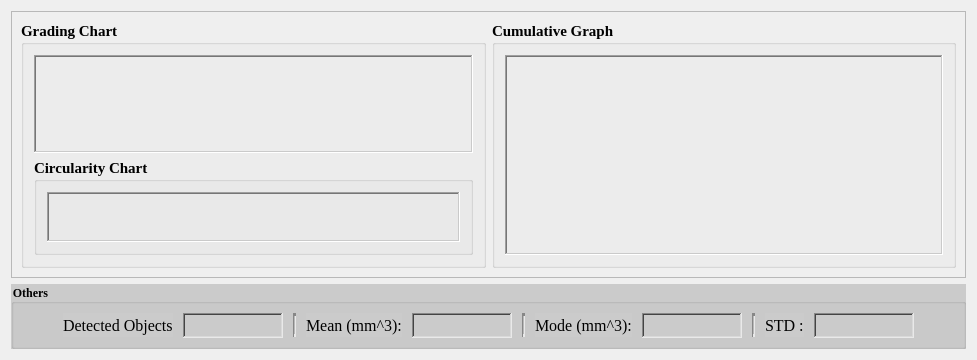
                          <widget class="QWidget" name="tab_2">
                           <property name="toolTip">
                            <string>&lt;html&gt;&lt;head/&gt;&lt;body&gt;&lt;p&gt;Grading Charts&lt;/p&gt;&lt;/body&gt;&lt;/html&gt;</string>
                           </property>
                           <attribute name="title">
                            <string>Grading Charts</string>
                           </attribute>
                           <layout class="QVBoxLayout" name="verticalLayout_21">
                            <item>
                             <widget class="QFrame" name="frame_6">
                              <property name="frameShape">
                               <enum>QFrame::StyledPanel</enum>
                              </property>
                              <property name="frameShadow">
                               <enum>QFrame::Raised</enum>
                              </property>
                              <layout class="QHBoxLayout" name="horizontalLayout_21">
                               <item>
                                <widget class="QGroupBox" name="grad_chart">
                                 <property name="minimumSize">
                                  <size>
                                   <width>0</width>
                                   <height>0</height>
                                  </size>
                                 </property>
                                 <property name="font">
                                  <font>
                                   <family>Times New Roman</family>
                                   <pointsize>11</pointsize>
                                   <weight>75</weight>
                                   <bold>true</bold>
                                  </font>
                                 </property>
                                 <property name="title">
                                  <string>Grading Chart</string>
                                 </property>
                                 <layout class="QVBoxLayout" name="verticalLayout_18">
                                  <property name="spacing">
                                   <number>5</number>
                                  </property>
                                  <property name="leftMargin">
                                   <number>10</number>
                                  </property>
                                  <property name="topMargin">
                                   <number>10</number>
                                  </property>
                                  <property name="rightMargin">
                                   <number>10</number>
                                  </property>
                                  <property name="bottomMargin">
                                   <number>10</number>
                                  </property>
                                  <item>
                                   <widget class="QFrame" name="grad_chart_rep_fram">
                                    <property name="minimumSize">
                                     <size>
                                      <width>0</width>
                                      <height>0</height>
                                     </size>
                                    </property>
                                    <property name="font">
                                     <font>
                                      <family>Times New Roman</family>
                                     </font>
                                    </property>
                                    <property name="toolTip">
                                     <string>Grading Chart</string>
                                    </property>
                                    <property name="locale">
                                     <locale language="English" country="UnitedStates"/>
                                    </property>
                                    <property name="frameShape">
                                     <enum>QFrame::WinPanel</enum>
                                    </property>
                                    <property name="frameShadow">
                                     <enum>QFrame::Sunken</enum>
                                    </property>
                                   </widget>
                                  </item>
                                  <item>
                                   <layout class="QHBoxLayout" name="horizontalLayout_grading_percentages_report"/>
                                  </item>
                                  <item>
                                   <widget class="QGroupBox" name="circularity_chart_fram">
                                    <property name="minimumSize">
                                     <size>
                                      <width>0</width>
                                      <height>0</height>
                                     </size>
                                    </property>
                                    <property name="font">
                                     <font>
                                      <family>Times New Roman</family>
                                      <pointsize>11</pointsize>
                                      <weight>75</weight>
                                      <bold>true</bold>
                                     </font>
                                    </property>
                                    <property name="title">
                                     <string>Circularity Chart</string>
                                    </property>
                                    <layout class="QHBoxLayout" name="horizontalLayout_23">
                                     <property name="spacing">
                                      <number>5</number>
                                     </property>
                                     <property name="leftMargin">
                                      <number>10</number>
                                     </property>
                                     <property name="topMargin">
                                      <number>10</number>
                                     </property>
                                     <property name="rightMargin">
                                      <number>10</number>
                                     </property>
                                     <property name="bottomMargin">
                                      <number>10</number>
                                     </property>
                                     <item>
                                      <widget class="QFrame" name="circle_chart_rep_fram">
                                       <property name="minimumSize">
                                        <size>
                                         <width>0</width>
                                         <height>0</height>
                                        </size>
                                       </property>
                                       <property name="font">
                                        <font>
                                         <family>Times New Roman</family>
                                        </font>
                                       </property>
                                       <property name="toolTip">
                                        <string>&lt;html&gt;&lt;head/&gt;&lt;body&gt;&lt;p&gt;Circularity Chart&lt;/p&gt;&lt;/body&gt;&lt;/html&gt;</string>
                                       </property>
                                       <property name="locale">
                                        <locale language="English" country="UnitedStates"/>
                                       </property>
                                       <property name="frameShape">
                                        <enum>QFrame::WinPanel</enum>
                                       </property>
                                       <property name="frameShadow">
                                        <enum>QFrame::Sunken</enum>
                                       </property>
                                       <layout class="QVBoxLayout" name="verticalLayout_23">
                                        <property name="spacing">
                                         <number>10</number>
                                        </property>
                                        <property name="leftMargin">
                                         <number>10</number>
                                        </property>
                                        <property name="topMargin">
                                         <number>10</number>
                                        </property>
                                        <property name="rightMargin">
                                         <number>10</number>
                                        </property>
                                        <property name="bottomMargin">
                                         <number>10</number>
                                        </property>
                                       </layout>
                                      </widget>
                                     </item>
                                    </layout>
                                   </widget>
                                  </item>
                                  <item>
                                   <layout class="QHBoxLayout" name="horizontalLayout_cicularity_percentages_report"/>
                                  </item>
                                 </layout>
                                </widget>
                               </item>
                               <item>
                                <widget class="QFrame" name="frame_12">
                                 <property name="frameShape">
                                  <enum>QFrame::NoFrame</enum>
                                 </property>
                                 <property name="frameShadow">
                                  <enum>QFrame::Raised</enum>
                                 </property>
                                 <layout class="QVBoxLayout" name="verticalLayout_19">
                                  <property name="spacing">
                                   <number>5</number>
                                  </property>
                                  <property name="leftMargin">
                                   <number>0</number>
                                  </property>
                                  <property name="topMargin">
                                   <number>0</number>
                                  </property>
                                  <property name="rightMargin">
                                   <number>0</number>
                                  </property>
                                  <property name="bottomMargin">
                                   <number>0</number>
                                  </property>
                                  <item>
                                   <widget class="QGroupBox" name="circularity_chart_fram_2">
                                    <property name="minimumSize">
                                     <size>
                                      <width>0</width>
                                      <height>0</height>
                                     </size>
                                    </property>
                                    <property name="font">
                                     <font>
                                      <family>Times New Roman</family>
                                      <pointsize>11</pointsize>
                                      <weight>75</weight>
                                      <bold>true</bold>
                                     </font>
                                    </property>
                                    <property name="title">
                                     <string>Cumulative Graph</string>
                                    </property>
                                    <layout class="QHBoxLayout" name="horizontalLayout_29">
                                     <property name="spacing">
                                      <number>5</number>
                                     </property>
                                     <property name="leftMargin">
                                      <number>10</number>
                                     </property>
                                     <property name="topMargin">
                                      <number>10</number>
                                     </property>
                                     <property name="rightMargin">
                                      <number>10</number>
                                     </property>
                                     <property name="bottomMargin">
                                      <number>10</number>
                                     </property>
                                     <item>
                                      <widget class="QFrame" name="cumulative_chart_rep_fram">
                                       <property name="minimumSize">
                                        <size>
                                         <width>0</width>
                                         <height>200</height>
                                        </size>
                                       </property>
                                       <property name="font">
                                        <font>
                                         <family>Times New Roman</family>
                                        </font>
                                       </property>
                                       <property name="toolTip">
                                        <string>&lt;html&gt;&lt;head/&gt;&lt;body&gt;&lt;p&gt;Cumulative Chart&lt;/p&gt;&lt;/body&gt;&lt;/html&gt;</string>
                                       </property>
                                       <property name="locale">
                                        <locale language="English" country="UnitedStates"/>
                                       </property>
                                       <property name="frameShape">
                                        <enum>QFrame::WinPanel</enum>
                                       </property>
                                       <property name="frameShadow">
                                        <enum>QFrame::Sunken</enum>
                                       </property>
                                       <layout class="QVBoxLayout" name="verticalLayout_22">
                                        <property name="spacing">
                                         <number>10</number>
                                        </property>
                                        <property name="leftMargin">
                                         <number>10</number>
                                        </property>
                                        <property name="topMargin">
                                         <number>10</number>
                                        </property>
                                        <property name="rightMargin">
                                         <number>10</number>
                                        </property>
                                        <property name="bottomMargin">
                                         <number>10</number>
                                        </property>
                                       </layout>
                                      </widget>
                                     </item>
                                    </layout>
                                   </widget>
                                  </item>
                                 </layout>
                                </widget>
                               </item>
                              </layout>
                             </widget>
                            </item>
                            <item>
                             <widget class="QGroupBox" name="detect_object_rep">
                              <property name="minimumSize">
                               <size>
                                <width>0</width>
                                <height>0</height>
                               </size>
                              </property>
                              <property name="maximumSize">
                               <size>
                                <width>16777215</width>
                                <height>65</height>
                               </size>
                              </property>
                              <property name="font">
                               <font>
                                <family>Times New Roman</family>
                                <pointsize>9</pointsize>
                                <weight>75</weight>
                                <bold>true</bold>
                               </font>
                              </property>
                              <property name="styleSheet">
                               <string notr="true"> background: #CBCBCB;</string>
                              </property>
                              <property name="title">
                               <string>Others</string>
                              </property>
                              <layout class="QHBoxLayout" name="horizontalLayout_27">
                               <property name="spacing">
                                <number>10</number>
                               </property>
                               <item>
                                <spacer name="horizontalSpacer_9">
                                 <property name="orientation">
                                  <enum>Qt::Horizontal</enum>
                                 </property>
                                 <property name="sizeHint" stdset="0">
                                  <size>
                                   <width>40</width>
                                   <height>20</height>
                                  </size>
                                 </property>
                                </spacer>
                               </item>
                               <item>
                                <layout class="QHBoxLayout" name="horizontalLayout_47">
                                 <item>
                                  <widget class="QLabel" name="DetectObject_2">
                                   <property name="maximumSize">
                                    <size>
                                     <width>200</width>
                                     <height>30</height>
                                    </size>
                                   </property>
                                   <property name="font">
                                    <font>
                                     <family>Times New Roman</family>
                                     <pointsize>12</pointsize>
                                    </font>
                                   </property>
                                   <property name="text">
                                    <string>Detected Objects</string>
                                   </property>
                                  </widget>
                                 </item>
                                 <item>
                                  <widget class="QLabel" name="n_detected_objects_label_rep_2">
                                   <property name="minimumSize">
                                    <size>
                                     <width>100</width>
                                     <height>25</height>
                                    </size>
                                   </property>
                                   <property name="maximumSize">
                                    <size>
                                     <width>200</width>
                                     <height>35</height>
                                    </size>
                                   </property>
                                   <property name="font">
                                    <font>
                                     <family>Times New Roman</family>
                                     <pointsize>12</pointsize>
                                     <weight>75</weight>
                                     <bold>true</bold>
                                    </font>
                                   </property>
                                   <property name="toolTip">
                                    <string>&lt;html&gt;&lt;head/&gt;&lt;body&gt;&lt;p&gt;&lt;span style=&quot; font-weight:400;&quot;&gt;Detected Objects&lt;/span&gt;&lt;/p&gt;&lt;/body&gt;&lt;/html&gt;</string>
                                   </property>
                                   <property name="locale">
                                    <locale language="English" country="UnitedStates"/>
                                   </property>
                                   <property name="frameShape">
                                    <enum>QFrame::WinPanel</enum>
                                   </property>
                                   <property name="frameShadow">
                                    <enum>QFrame::Sunken</enum>
                                   </property>
                                   <property name="text">
                                    <string/>
                                   </property>
                                   <property name="alignment">
                                    <set>Qt::AlignCenter</set>
                                   </property>
                                  </widget>
                                 </item>
                                 <item>
                                  <widget class="Line" name="line_10">
                                   <property name="lineWidth">
                                    <number>3</number>
                                   </property>
                                   <property name="midLineWidth">
                                    <number>1</number>
                                   </property>
                                   <property name="orientation">
                                    <enum>Qt::Vertical</enum>
                                   </property>
                                  </widget>
                                 </item>
                                 <item>
                                  <widget class="QLabel" name="label_30">
                                   <property name="font">
                                    <font>
                                     <family>Times New Roman</family>
                                     <pointsize>12</pointsize>
                                    </font>
                                   </property>
                                   <property name="text">
                                    <string>Mean (mm^3):</string>
                                   </property>
                                  </widget>
                                 </item>
                                 <item>
                                  <widget class="QLabel" name="mean_label">
                                   <property name="minimumSize">
                                    <size>
                                     <width>100</width>
                                     <height>25</height>
                                    </size>
                                   </property>
                                   <property name="maximumSize">
                                    <size>
                                     <width>200</width>
                                     <height>35</height>
                                    </size>
                                   </property>
                                   <property name="font">
                                    <font>
                                     <family>Times New Roman</family>
                                     <pointsize>12</pointsize>
                                     <weight>75</weight>
                                     <bold>true</bold>
                                    </font>
                                   </property>
                                   <property name="mouseTracking">
                                    <bool>true</bool>
                                   </property>
                                   <property name="toolTip">
                                    <string>&lt;html&gt;&lt;head/&gt;&lt;body&gt;&lt;p&gt;&lt;span style=&quot; font-weight:400;&quot;&gt;All grain Mean&lt;/span&gt;&lt;/p&gt;&lt;/body&gt;&lt;/html&gt;</string>
                                   </property>
                                   <property name="frameShape">
                                    <enum>QFrame::WinPanel</enum>
                                   </property>
                                   <property name="frameShadow">
                                    <enum>QFrame::Sunken</enum>
                                   </property>
                                   <property name="text">
                                    <string>&lt;html&gt;&lt;head/&gt;&lt;body&gt;&lt;p align=&quot;center&quot;&gt;&lt;br/&gt;&lt;/p&gt;&lt;/body&gt;&lt;/html&gt;</string>
                                   </property>
                                   <property name="alignment">
                                    <set>Qt::AlignCenter</set>
                                   </property>
                                  </widget>
                                 </item>
                                 <item>
                                  <widget class="Line" name="line_6">
                                   <property name="lineWidth">
                                    <number>3</number>
                                   </property>
                                   <property name="midLineWidth">
                                    <number>1</number>
                                   </property>
                                   <property name="orientation">
                                    <enum>Qt::Vertical</enum>
                                   </property>
                                  </widget>
                                 </item>
                                 <item>
                                  <widget class="QLabel" name="label_32">
                                   <property name="font">
                                    <font>
                                     <family>Times New Roman</family>
                                     <pointsize>12</pointsize>
                                    </font>
                                   </property>
                                   <property name="text">
                                    <string>Mode (mm^3):</string>
                                   </property>
                                  </widget>
                                 </item>
                                 <item>
                                  <widget class="QLabel" name="mode_label">
                                   <property name="minimumSize">
                                    <size>
                                     <width>100</width>
                                     <height>25</height>
                                    </size>
                                   </property>
                                   <property name="maximumSize">
                                    <size>
                                     <width>200</width>
                                     <height>35</height>
                                    </size>
                                   </property>
                                   <property name="font">
                                    <font>
                                     <family>Times New Roman</family>
                                     <pointsize>12</pointsize>
                                     <weight>75</weight>
                                     <bold>true</bold>
                                    </font>
                                   </property>
                                   <property name="mouseTracking">
                                    <bool>true</bool>
                                   </property>
                                   <property name="toolTip">
                                    <string>&lt;html&gt;&lt;head/&gt;&lt;body&gt;&lt;p&gt;&lt;span style=&quot; font-weight:400;&quot;&gt;All grain Mod&lt;/span&gt;&lt;/p&gt;&lt;/body&gt;&lt;/html&gt;</string>
                                   </property>
                                   <property name="frameShape">
                                    <enum>QFrame::WinPanel</enum>
                                   </property>
                                   <property name="frameShadow">
                                    <enum>QFrame::Sunken</enum>
                                   </property>
                                   <property name="text">
                                    <string>&lt;html&gt;&lt;head/&gt;&lt;body&gt;&lt;p align=&quot;center&quot;&gt;&lt;br/&gt;&lt;/p&gt;&lt;/body&gt;&lt;/html&gt;</string>
                                   </property>
                                   <property name="alignment">
                                    <set>Qt::AlignCenter</set>
                                   </property>
                                  </widget>
                                 </item>
                                 <item>
                                  <widget class="Line" name="line_8">
                                   <property name="lineWidth">
                                    <number>3</number>
                                   </property>
                                   <property name="midLineWidth">
                                    <number>1</number>
                                   </property>
                                   <property name="orientation">
                                    <enum>Qt::Vertical</enum>
                                   </property>
                                  </widget>
                                 </item>
                                 <item>
                                  <widget class="QLabel" name="label_36">
                                   <property name="font">
                                    <font>
                                     <family>Times New Roman</family>
                                     <pointsize>12</pointsize>
                                    </font>
                                   </property>
                                   <property name="text">
                                    <string>STD :</string>
                                   </property>
                                  </widget>
                                 </item>
                                 <item>
                                  <widget class="QLabel" name="std_label">
                                   <property name="minimumSize">
                                    <size>
                                     <width>100</width>
                                     <height>25</height>
                                    </size>
                                   </property>
                                   <property name="maximumSize">
                                    <size>
                                     <width>200</width>
                                     <height>35</height>
                                    </size>
                                   </property>
                                   <property name="font">
                                    <font>
                                     <family>Times New Roman</family>
                                     <pointsize>12</pointsize>
                                     <weight>75</weight>
                                     <bold>true</bold>
                                    </font>
                                   </property>
                                   <property name="mouseTracking">
                                    <bool>true</bool>
                                   </property>
                                   <property name="toolTip">
                                    <string>&lt;html&gt;&lt;head/&gt;&lt;body&gt;&lt;p&gt;&lt;span style=&quot; font-weight:400;&quot;&gt;Standard Deviation&lt;/span&gt;&lt;/p&gt;&lt;/body&gt;&lt;/html&gt;</string>
                                   </property>
                                   <property name="frameShape">
                                    <enum>QFrame::WinPanel</enum>
                                   </property>
                                   <property name="frameShadow">
                                    <enum>QFrame::Sunken</enum>
                                   </property>
                                   <property name="text">
                                    <string>&lt;html&gt;&lt;head/&gt;&lt;body&gt;&lt;p align=&quot;center&quot;&gt;&lt;br/&gt;&lt;/p&gt;&lt;/body&gt;&lt;/html&gt;</string>
                                   </property>
                                   <property name="alignment">
                                    <set>Qt::AlignCenter</set>
                                   </property>
                                  </widget>
                                 </item>
                                </layout>
                               </item>
                               <item>
                                <spacer name="horizontalSpacer_3">
                                 <property name="orientation">
                                  <enum>Qt::Horizontal</enum>
                                 </property>
                                 <property name="sizeHint" stdset="0">
                                  <size>
                                   <width>40</width>
                                   <height>20</height>
                                  </size>
                                 </property>
                                </spacer>
                               </item>
                              </layout>
                             </widget>
                            </item>
                           </layout>
                          </widget>
